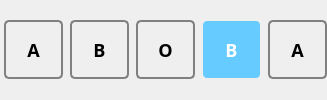
           <widget class="QWidget" name="howToPlayEx3" native="true">
            <property name="styleSheet">
             <string notr="true">QLabel {
	font-family: Yu Ghotic UI Semibold;
	font-weight: bold;
	font-size: 18px;
	min-height: 55;
	min-width: 55;
	max-height: 55;
	max-width: 55;
	border: 2px solid gray;
	border-radius: 5px;
}</string>
            </property>
            <layout class="QGridLayout" name="gridLayout_4">
             <property name="sizeConstraint">
              <enum>QLayout::SetDefaultConstraint</enum>
             </property>
             <property name="leftMargin">
              <number>4</number>
             </property>
             <property name="topMargin">
              <number>0</number>
             </property>
             <property name="rightMargin">
              <number>0</number>
             </property>
             <property name="bottomMargin">
              <number>0</number>
             </property>
             <property name="spacing">
              <number>7</number>
             </property>
             <item row="2" column="6">
              <widget class="QLabel" name="howToPlaylet10">
               <property name="palette">
                <palette>
                 <active>
                  <colorrole role="WindowText">
                   <brush brushstyle="SolidPattern">
                    <color alpha="255">
                     <red>0</red>
                     <green>0</green>
                     <blue>0</blue>
                    </color>
                   </brush>
                  </colorrole>
                 </active>
                 <inactive>
                  <colorrole role="WindowText">
                   <brush brushstyle="SolidPattern">
                    <color alpha="255">
                     <red>0</red>
                     <green>0</green>
                     <blue>0</blue>
                    </color>
                   </brush>
                  </colorrole>
                 </inactive>
                 <disabled/>
                </palette>
               </property>
               <property name="text">
                <string>A</string>
               </property>
               <property name="alignment">
                <set>Qt::AlignCenter</set>
               </property>
              </widget>
             </item>
             <item row="2" column="2">
              <widget class="QLabel" name="howToPlaylet9">
               <property name="palette">
                <palette>
                 <active>
                  <colorrole role="WindowText">
                   <brush brushstyle="SolidPattern">
                    <color alpha="255">
                     <red>0</red>
                     <green>0</green>
                     <blue>0</blue>
                    </color>
                   </brush>
                  </colorrole>
                 </active>
                 <inactive>
                  <colorrole role="WindowText">
                   <brush brushstyle="SolidPattern">
                    <color alpha="255">
                     <red>0</red>
                     <green>0</green>
                     <blue>0</blue>
                    </color>
                   </brush>
                  </colorrole>
                 </inactive>
                 <disabled/>
                </palette>
               </property>
               <property name="text">
                <string>B</string>
               </property>
               <property name="alignment">
                <set>Qt::AlignCenter</set>
               </property>
              </widget>
             </item>
             <item row="2" column="3">
              <widget class="QLabel" name="howToPlaylet8">
               <property name="sizePolicy">
                <sizepolicy hsizetype="Preferred" vsizetype="Preferred">
                 <horstretch>0</horstretch>
                 <verstretch>0</verstretch>
                </sizepolicy>
               </property>
               <property name="palette">
                <palette>
                 <active>
                  <colorrole role="WindowText">
                   <brush brushstyle="SolidPattern">
                    <color alpha="255">
                     <red>0</red>
                     <green>0</green>
                     <blue>0</blue>
                    </color>
                   </brush>
                  </colorrole>
                 </active>
                 <inactive>
                  <colorrole role="WindowText">
                   <brush brushstyle="SolidPattern">
                    <color alpha="255">
                     <red>0</red>
                     <green>0</green>
                     <blue>0</blue>
                    </color>
                   </brush>
                  </colorrole>
                 </inactive>
                 <disabled/>
                </palette>
               </property>
               <property name="text">
                <string>O</string>
               </property>
               <property name="alignment">
                <set>Qt::AlignCenter</set>
               </property>
              </widget>
             </item>
             <item row="2" column="1">
              <widget class="QLabel" name="howToPlaylet6">
               <property name="palette">
                <palette>
                 <active>
                  <colorrole role="WindowText">
                   <brush brushstyle="SolidPattern">
                    <color alpha="255">
                     <red>0</red>
                     <green>0</green>
                     <blue>0</blue>
                    </color>
                   </brush>
                  </colorrole>
                 </active>
                 <inactive>
                  <colorrole role="WindowText">
                   <brush brushstyle="SolidPattern">
                    <color alpha="255">
                     <red>0</red>
                     <green>0</green>
                     <blue>0</blue>
                    </color>
                   </brush>
                  </colorrole>
                 </inactive>
                 <disabled/>
                </palette>
               </property>
               <property name="text">
                <string>A</string>
               </property>
               <property name="alignment">
                <set>Qt::AlignCenter</set>
               </property>
              </widget>
             </item>
             <item row="2" column="5">
              <widget class="QLabel" name="howToPlaylet7">
               <property name="styleSheet">
                <string notr="true">background-color: #66ccff;
color: white;
border-style: hidden;</string>
               </property>
               <property name="text">
                <string>B</string>
               </property>
               <property name="alignment">
                <set>Qt::AlignCenter</set>
               </property>
              </widget>
             </item>
            </layout>
           </widget>
